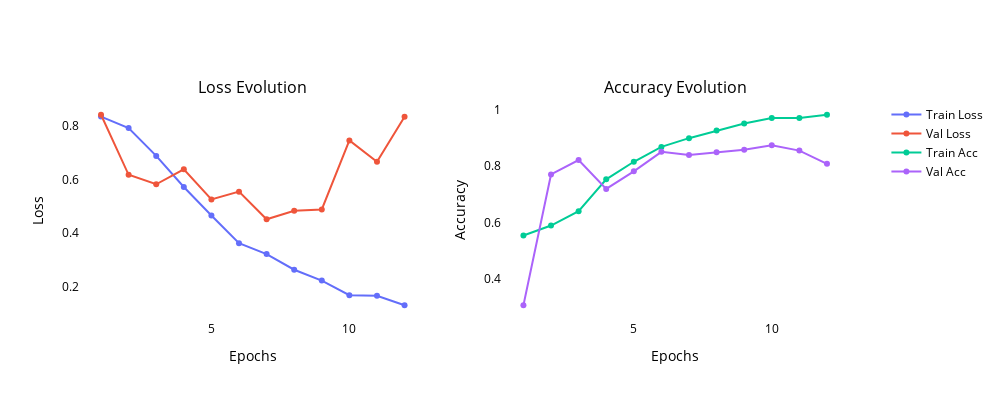

Here is the notebook cell this chart was saved with:
### Code cell
# Plot the training history
plot_training_history(history)

### Figure 1 — Plotly figure (JSON) as saved in the notebook; plotly's stock layout.template omitted (floating-point values rounded to 4 significant figures)
{"data": [{"mode": "lines+markers", "name": "Train Loss", "type": "scatter", "x": [1, 2, 3, 4, 5, 6, 7, 8, 9, 10, 11, 12], "xaxis": "x", "y": [0.834, 0.7914, 0.6874, 0.5715, 0.465, 0.3617, 0.3213, 0.2629, 0.2225, 0.168, 0.1661, 0.1305], "yaxis": "y"}, {"mode": "lines+markers", "name": "Val Loss", "type": "scatter", "x": [1, 2, 3, 4, 5, 6, 7, 8, 9, 10, 11, 12], "xaxis": "x", "y": [0.8409, 0.617, 0.5817, 0.6377, 0.525, 0.5542, 0.4511, 0.4829, 0.4877, 0.7453, 0.6655, 0.8337], "yaxis": "y"}, {"mode": "lines+markers", "name": "Train Acc", "type": "scatter", "x": [1, 2, 3, 4, 5, 6, 7, 8, 9, 10, 11, 12], "xaxis": "x2", "y": [0.5544, 0.5894, 0.64, 0.7528, 0.815, 0.8675, 0.8983, 0.925, 0.95, 0.9694, 0.97, 0.9811], "yaxis": "y2"}, {"mode": "lines+markers", "name": "Val Acc", "type": "scatter", "x": [1, 2, 3, 4, 5, 6, 7, 8, 9, 10, 11, 12], "xaxis": "x2", "y": [0.3078, 0.77, 0.8211, 0.7189, 0.7811, 0.85, 0.8389, 0.8489, 0.8578, 0.8733, 0.8544, 0.8078], "yaxis": "y2"}], "layout": {"annotations": [{"font": {"size": 16}, "showarrow": false, "text": "Loss Evolution", "x": 0.225, "xanchor": "center", "xref": "paper", "y": 1, "yanchor": "bottom", "yref": "paper"}, {"font": {"size": 16}, "showarrow": false, "text": "Accuracy Evolution", "x": 0.775, "xanchor": "center", "xref": "paper", "y": 1, "yanchor": "bottom", "yref": "paper"}], "font": {"color": "black"}, "height": 400, "hovermode": "x unified", "legend": {"orientation": "v", "x": 1.05, "y": 1}, "paper_bgcolor": "rgba(0,0,0,0)", "plot_bgcolor": "rgba(0,0,0,0)", "showlegend": true, "width": 1000, "xaxis": {"anchor": "y", "domain": [0, 0.45], "tickfont": {"color": "black"}, "title": {"font": {"color": "black"}, "text": "Epochs"}}, "xaxis2": {"anchor": "y2", "domain": [0.55, 1], "tickfont": {"color": "black"}, "title": {"font": {"color": "black"}, "text": "Epochs"}}, "yaxis": {"anchor": "x", "domain": [0, 1], "tickfont": {"color": "black"}, "title": {"font": {"color": "black"}, "text": "Loss"}}, "yaxis2": {"anchor": "x2", "domain": [0, 1], "tickfont": {"color": "black"}, "title": {"font": {"color": "black"}, "text": "Accuracy"}}}}
